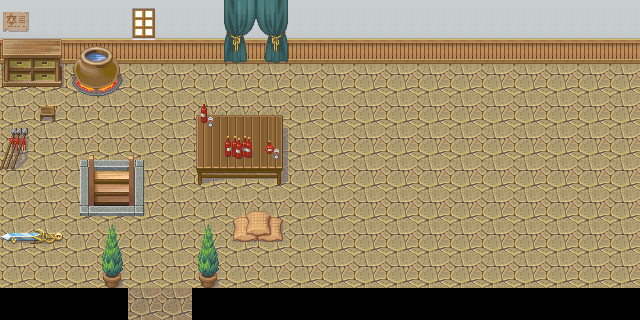

This game map was drawn from its Tiled (.tmx) file and the tilesets committed beside it. A one-line description and the trimmed map source follow:
An orthogonal 20x10 tile map with 32x32 px tiles, 3 tile layers (tiled layer1, colliable layer, tiled layer2) and 1 object (Player).

<map version="1.0" orientation="orthogonal" renderorder="right-down" width="20" height="10" tilewidth="32" tileheight="32" nextobjectid="3">
 <tileset firstgid="1" name="036-Shop01" tilewidth="32" tileheight="32" tilecount="312">
  <image source="036-Shop01.png" width="256" height="1248" />
 </tileset>
 <layer name="tiled layer1" width="20" height="10">
  <data>[200 cells, 190 non-empty, 5 distinct tile ids]</data>
 </layer>
 <layer name="colliable layer" width="20" height="10">
  <properties>
   <property name="colliable" value="true" />
  </properties>
  <data>[200 cells, 44 non-empty, 43 distinct tile ids]</data>
 </layer>
 <objectgroup name="object">
  <object id="1" name="Hero" type="Player" x="128" y="96" width="32" height="32">
   <properties>
    <property name="id" value="player" />
    <property name="image" value="player.png" />
   </properties>
  </object>
 </objectgroup>
 <layer name="tiled layer2" width="20" height="10">
  <data>[200 cells, 5 non-empty, 4 distinct tile ids]</data>
 </layer>
</map>
